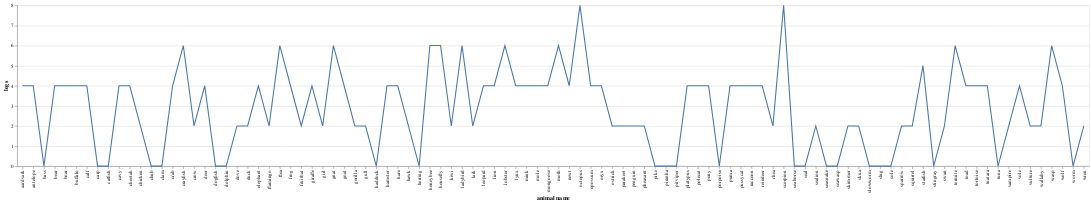

This figure's notebook cell:
### Code cell
alt.Chart(df_zoo).mark_line().encode(
    x='animal name',
    y='legs'
)

### Figure 1 — Vega-Lite specification as saved in the notebook (floating-point values rounded to 4 significant figures)
{"config": {"view": {"continuousWidth": 400, "continuousHeight": 300}}, "data": {"name": "data-7a89af1957c864562197de5ac7739910"}, "mark": "line", "encoding": {"x": {"type": "nominal", "field": "animal name"}, "y": {"type": "quantitative", "field": "legs"}}, "$schema": "https://vega.github.io/schema/vega-lite/v4.8.1.json", "datasets": {"data-7a89af1957c864562197de5ac7739910": [{"animal name": "aardvark", "hair": 1, "feathers": 0, "eggs": 0, "milk": 1, "airborne": 0, "aquatic": 0, "predator": 1, "toothed": 1, "backbone": 1, "breathes": 1, "venomous": 0, "fins": 0, "legs": 4, "tail": 0, "domestic": 0, " cat-size": 1, "type": 1}, {"animal name": "antelope", "hair": 1, "feathers": 0, "eggs": 0, "milk": 1, "airborne": 0, "aquatic": 0, "predator": 0, "toothed": 1, "backbone": 1, "breathes": 1, "venomous": 0, "fins": 0, "legs": 4, "tail": 1, "domestic": 0, " cat-size": 1, "type": 1}, {"animal name": "bass", "hair": 0, "feathers": 0, "eggs": 1, "milk": 0, "airborne": 0, "aquatic": 1, "predator": 1, "toothed": 1, "backbone": 1, "breathes": 0, "venomous": 0, "fins": 1, "legs": 0, "tail": 1, "domestic": 0, " cat-size": 0, "type": 4}, {"animal name": "bear", "hair": 1, "feathers": 0, "eggs": 0, "milk": 1, "airborne": 0, "aquatic": 0, "predator": 1, "toothed": 1, "backbone": 1, "breathes": 1, "venomous": 0, "fins": 0, "legs": 4, "tail": 0, "domestic": 0, " cat-size": 1, "type": 1}, {"animal name": "boar", "hair": 1, "feathers": 0, "eggs": 0, "milk": 1, "airborne": 0, "aquatic": 0, "predator": 1, "toothed": 1, "backbone": 1, "breathes": 1, "venomous": 0, "fins": 0, "legs": 4, "tail": 1, "domestic": 0, " cat-size": 1, "type": 1}, {"animal name": "buffalo", "hair": 1, "feathers": 0, "eggs": 0, "milk": 1, "airborne": 0, "aquatic": 0, "predator": 0, "toothed": 1, "backbone": 1, "breathes": 1, "venomous": 0, "fins": 0, "legs": 4, "tail": 1, "domestic": 0, " cat-size": 1, "type": 1}, {"animal name": "calf", "hair": 1, "feathers": 0, "eggs": 0, "milk": 1, "airborne": 0, "aquatic": 0, "predator": 0, "toothed": 1, "backbone": 1, "breathes": 1, "venomous": 0, "fins": 0, "legs": 4, "tail": 1, "domestic": 1, " cat-size": 1, "type": 1}, {"animal name": "carp", "hair": 0, "feathers": 0, "eggs": 1, "milk": 0, "airborne": 0, "aquatic": 1, "predator": 0, "toothed": 1, "backbone": 1, "breathes": 0, "venomous": 0, "fins": 1, "legs": 0, "tail": 1, "domestic": 1, " cat-size": 0, "type": 4}, {"animal name": "catfish", "hair": 0, "feathers": 0, "eggs": 1, "milk": 0, "airborne": 0, "aquatic": 1, "predator": 1, "toothed": 1, "backbone": 1, "breathes": 0, "venomous": 0, "fins": 1, "legs": 0, "tail": 1, "domestic": 0, " cat-size": 0, "type": 4}, {"animal name": "cavy", "hair": 1, "feathers": 0, "eggs": 0, "milk": 1, "airborne": 0, "aquatic": 0, "predator": 0, "toothed": 1, "backbone": 1, "breathes": 1, "venomous": 0, "fins": 0, "legs": 4, "tail": 0, "domestic": 1, " cat-size": 0, "type": 1}, {"animal name": "cheetah", "hair": 1, "feathers": 0, "eggs": 0, "milk": 1, "airborne": 0, "aquatic": 0, "predator": 1, "toothed": 1, "backbone": 1, "breathes": 1, "venomous": 0, "fins": 0, "legs": 4, "tail": 1, "domestic": 0, " cat-size": 1, "type": 1}, {"animal name": "chicken", "hair": 0, "feathers": 1, "eggs": 1, "milk": 0, "airborne": 1, "aquatic": 0, "predator": 0, "toothed": 0, "backbone": 1, "breathes": 1, "venomous": 0, "fins": 0, "legs": 2, "tail": 1, "domestic": 1, " cat-size": 0, "type": 2}, {"animal name": "chub", "hair": 0, "feathers": 0, "eggs": 1, "milk": 0, "airborne": 0, "aquatic": 1, "predator": 1, "toothed": 1, "backbone": 1, "breathes": 0, "venomous": 0, "fins": 1, "legs": 0, "tail": 1, "domestic": 0, " cat-size": 0, "type": 4}, {"animal name": "clam", "hair": 0, "feathers": 0, "eggs": 1, "milk": 0, "airborne": 0, "aquatic": 0, "predator": 1, "toothed": 0, "backbone": 0, "breathes": 0, "venomous": 0, "fins": 0, "legs": 0, "tail": 0, "domestic": 0, " cat-size": 0, "type": 7}, {"animal name": "crab", "hair": 0, "feathers": 0, "eggs": 1, "milk": 0, "airborne": 0, "aquatic": 1, "predator": 1, "toothed": 0, "backbone": 0, "breathes": 0, "venomous": 0, "fins": 0, "legs": 4, "tail": 0, "domestic": 0, " cat-size": 0, "type": 7}, {"animal name": "crayfish", "hair": 0, "feathers": 0, "eggs": 1, "milk": 0, "airborne": 0, "aquatic": 1, "predator": 1, "toothed": 0, "backbone": 0, "breathes": 0, "venomous": 0, "fins": 0, "legs": 6, "tail": 0, "domestic": 0, " cat-size": 0, "type": 7}, {"animal name": "crow", "hair": 0, "feathers": 1, "eggs": 1, "milk": 0, "airborne": 1, "aquatic": 0, "predator": 1, "toothed": 0, "backbone": 1, "breathes": 1, "venomous": 0, "fins": 0, "legs": 2, "tail": 1, "domestic": 0, " cat-size": 0, "type": 2}, {"animal name": "deer", "hair": 1, "feathers": 0, "eggs": 0, "milk": 1, "airborne": 0, "aquatic": 0, "predator": 0, "toothed": 1, "backbone": 1, "breathes": 1, "venomous": 0, "fins": 0, "legs": 4, "tail": 1, "domestic": 0, " cat-size": 1, "type": 1}, {"animal name": "dogfish", "hair": 0, "feathers": 0, "eggs": 1, "milk": 0, "airborne": 0, "aquatic": 1, "predator": 1, "toothed": 1, "backbone": 1, "breathes": 0, "venomous": 0, "fins": 1, "legs": 0, "tail": 1, "domestic": 0, " cat-size": 1, "type": 4}, {"animal name": "dolphin", "hair": 0, "feathers": 0, "eggs": 0, "milk": 1, "airborne": 0, "aquatic": 1, "predator": 1, "toothed": 1, "backbone": 1, "breathes": 1, "venomous": 0, "fins": 1, "legs": 0, "tail": 1, "domestic": 0, " cat-size": 1, "type": 1}, {"animal name": "dove", "hair": 0, "feathers": 1, "eggs": 1, "milk": 0, "airborne": 1, "aquatic": 0, "predator": 0, "toothed": 0, "backbone": 1, "breathes": 1, "venomous": 0, "fins": 0, "legs": 2, "tail": 1, "domestic": 1, " cat-size": 0, "type": 2}, {"animal name": "duck", "hair": 0, "feathers": 1, "eggs": 1, "milk": 0, "airborne": 1, "aquatic": 1, "predator": 0, "toothed": 0, "backbone": 1, "breathes": 1, "venomous": 0, "fins": 0, "legs": 2, "tail": 1, "domestic": 0, " cat-size": 0, "type": 2}, {"animal name": "elephant", "hair": 1, "feathers": 0, "eggs": 0, "milk": 1, "airborne": 0, "aquatic": 0, "predator": 0, "toothed": 1, "backbone": 1, "breathes": 1, "venomous": 0, "fins": 0, "legs": 4, "tail": 1, "domestic": 0, " cat-size": 1, "type": 1}, {"animal name": "flamingo", "hair": 0, "feathers": 1, "eggs": 1, "milk": 0, "airborne": 1, "aquatic": 0, "predator": 0, "toothed": 0, "backbone": 1, "breathes": 1, "venomous": 0, "fins": 0, "legs": 2, "tail": 1, "domestic": 0, " cat-size": 1, "type": 2}, {"animal name": "flea", "hair": 0, "feathers": 0, "eggs": 1, "milk": 0, "airborne": 0, "aquatic": 0, "predator": 0, "toothed": 0, "backbone": 0, "breathes": 1, "venomous": 0, "fins": 0, "legs": 6, "tail": 0, "domestic": 0, " cat-size": 0, "type": 6}, {"animal name": "frog", "hair": 0, "feathers": 0, "eggs": 1, "milk": 0, "airborne": 0, "aquatic": 1, "predator": 1, "toothed": 1, "backbone": 1, "breathes": 1, "venomous": 0, "fins": 0, "legs": 4, "tail": 0, "domestic": 0, " cat-size": 0, "type": 5}, {"animal name": "frog", "hair": 0, "feathers": 0, "eggs": 1, "milk": 0, "airborne": 0, "aquatic": 1, "predator": 1, "toothed": 1, "backbone": 1, "breathes": 1, "venomous": 1, "fins": 0, "legs": 4, "tail": 0, "domestic": 0, " cat-size": 0, "type": 5}, {"animal name": "fruitbat", "hair": 1, "feathers": 0, "eggs": 0, "milk": 1, "airborne": 1, "aquatic": 0, "predator": 0, "toothed": 1, "backbone": 1, "breathes": 1, "venomous": 0, "fins": 0, "legs": 2, "tail": 1, "domestic": 0, " cat-size": 0, "type": 1}, {"animal name": "giraffe", "hair": 1, "feathers": 0, "eggs": 0, "milk": 1, "airborne": 0, "aquatic": 0, "predator": 0, "toothed": 1, "backbone": 1, "breathes": 1, "venomous": 0, "fins": 0, "legs": 4, "tail": 1, "domestic": 0, " cat-size": 1, "type": 1}, {"animal name": "girl", "hair": 1, "feathers": 0, "eggs": 0, "milk": 1, "airborne": 0, "aquatic": 0, "predator": 1, "toothed": 1, "backbone": 1, "breathes": 1, "venomous": 0, "fins": 0, "legs": 2, "tail": 0, "domestic": 1, " cat-size": 1, "type": 1}, {"animal name": "gnat", "hair": 0, "feathers": 0, "eggs": 1, "milk": 0, "airborne": 1, "aquatic": 0, "predator": 0, "toothed": 0, "backbone": 0, "breathes": 1, "venomous": 0, "fins": 0, "legs": 6, "tail": 0, "domestic": 0, " cat-size": 0, "type": 6}, {"animal name": "goat", "hair": 1, "feathers": 0, "eggs": 0, "milk": 1, "airborne": 0, "aquatic": 0, "predator": 0, "toothed": 1, "backbone": 1, "breathes": 1, "venomous": 0, "fins": 0, "legs": 4, "tail": 1, "domestic": 1, " cat-size": 1, "type": 1}, {"animal name": "gorilla", "hair": 1, "feathers": 0, "eggs": 0, "milk": 1, "airborne": 0, "aquatic": 0, "predator": 0, "toothed": 1, "backbone": 1, "breathes": 1, "venomous": 0, "fins": 0, "legs": 2, "tail": 0, "domestic": 0, " cat-size": 1, "type": 1}, {"animal name": "gull", "hair": 0, "feathers": 1, "eggs": 1, "milk": 0, "airborne": 1, "aquatic": 1, "predator": 1, "toothed": 0, "backbone": 1, "breathes": 1, "venomous": 0, "fins": 0, "legs": 2, "tail": 1, "domestic": 0, " cat-size": 0, "type": 2}, {"animal name": "haddock", "hair": 0, "feathers": 0, "eggs": 1, "milk": 0, "airborne": 0, "aquatic": 1, "predator": 0, "toothed": 1, "backbone": 1, "breathes": 0, "venomous": 0, "fins": 1, "legs": 0, "tail": 1, "domestic": 0, " cat-size": 0, "type": 4}, {"animal name": "hamster", "hair": 1, "feathers": 0, "eggs": 0, "milk": 1, "airborne": 0, "aquatic": 0, "predator": 0, "toothed": 1, "backbone": 1, "breathes": 1, "venomous": 0, "fins": 0, "legs": 4, "tail": 1, "domestic": 1, " cat-size": 0, "type": 1}, {"animal name": "hare", "hair": 1, "feathers": 0, "eggs": 0, "milk": 1, "airborne": 0, "aquatic": 0, "predator": 0, "toothed": 1, "backbone": 1, "breathes": 1, "venomous": 0, "fins": 0, "legs": 4, "tail": 1, "domestic": 0, " cat-size": 0, "type": 1}, {"animal name": "hawk", "hair": 0, "feathers": 1, "eggs": 1, "milk": 0, "airborne": 1, "aquatic": 0, "predator": 1, "toothed": 0, "backbone": 1, "breathes": 1, "venomous": 0, "fins": 0, "legs": 2, "tail": 1, "domestic": 0, " cat-size": 0, "type": 2}, {"animal name": "herring", "hair": 0, "feathers": 0, "eggs": 1, "milk": 0, "airborne": 0, "aquatic": 1, "predator": 1, "toothed": 1, "backbone": 1, "breathes": 0, "venomous": 0, "fins": 1, "legs": 0, "tail": 1, "domestic": 0, " cat-size": 0, "type": 4}, {"animal name": "honeybee", "hair": 1, "feathers": 0, "eggs": 1, "milk": 0, "airborne": 1, "aquatic": 0, "predator": 0, "toothed": 0, "backbone": 0, "breathes": 1, "venomous": 1, "fins": 0, "legs": 6, "tail": 0, "domestic": 1, " cat-size": 0, "type": 6}, {"animal name": "housefly", "hair": 1, "feathers": 0, "eggs": 1, "milk": 0, "airborne": 1, "aquatic": 0, "predator": 0, "toothed": 0, "backbone": 0, "breathes": 1, "venomous": 0, "fins": 0, "legs": 6, "tail": 0, "domestic": 0, " cat-size": 0, "type": 6}, {"animal name": "kiwi", "hair": 0, "feathers": 1, "eggs": 1, "milk": 0, "airborne": 0, "aquatic": 0, "predator": 1, "toothed": 0, "backbone": 1, "breathes": 1, "venomous": 0, "fins": 0, "legs": 2, "tail": 1, "domestic": 0, " cat-size": 0, "type": 2}, {"animal name": "ladybird", "hair": 0, "feathers": 0, "eggs": 1, "milk": 0, "airborne": 1, "aquatic": 0, "predator": 1, "toothed": 0, "backbone": 0, "breathes": 1, "venomous": 0, "fins": 0, "legs": 6, "tail": 0, "domestic": 0, " cat-size": 0, "type": 6}, {"animal name": "lark", "hair": 0, "feathers": 1, "eggs": 1, "milk": 0, "airborne": 1, "aquatic": 0, "predator": 0, "toothed": 0, "backbone": 1, "breathes": 1, "venomous": 0, "fins": 0, "legs": 2, "tail": 1, "domestic": 0, " cat-size": 0, "type": 2}, {"animal name": "leopard", "hair": 1, "feathers": 0, "eggs": 0, "milk": 1, "airborne": 0, "aquatic": 0, "predator": 1, "toothed": 1, "backbone": 1, "breathes": 1, "venomous": 0, "fins": 0, "legs": 4, "tail": 1, "domestic": 0, " cat-size": 1, "type": 1}, {"animal name": "lion", "hair": 1, "feathers": 0, "eggs": 0, "milk": 1, "airborne": 0, "aquatic": 0, "predator": 1, "toothed": 1, "backbone": 1, "breathes": 1, "venomous": 0, "fins": 0, "legs": 4, "tail": 1, "domestic": 0, " cat-size": 1, "type": 1}, {"animal name": "lobster", "hair": 0, "feathers": 0, "eggs": 1, "milk": 0, "airborne": 0, "aquatic": 1, "predator": 1, "toothed": 0, "backbone": 0, "breathes": 0, "venomous": 0, "fins": 0, "legs": 6, "tail": 0, "domestic": 0, " cat-size": 0, "type": 7}, {"animal name": "lynx", "hair": 1, "feathers": 0, "eggs": 0, "milk": 1, "airborne": 0, "aquatic": 0, "predator": 1, "toothed": 1, "backbone": 1, "breathes": 1, "venomous": 0, "fins": 0, "legs": 4, "tail": 1, "domestic": 0, " cat-size": 1, "type": 1}, {"animal name": "mink", "hair": 1, "feathers": 0, "eggs": 0, "milk": 1, "airborne": 0, "aquatic": 1, "predator": 1, "toothed": 1, "backbone": 1, "breathes": 1, "venomous": 0, "fins": 0, "legs": 4, "tail": 1, "domestic": 0, " cat-size": 1, "type": 1}, {"animal name": "mole", "hair": 1, "feathers": 0, "eggs": 0, "milk": 1, "airborne": 0, "aquatic": 0, "predator": 1, "toothed": 1, "backbone": 1, "breathes": 1, "venomous": 0, "fins": 0, "legs": 4, "tail": 1, "domestic": 0, " cat-size": 0, "type": 1}, {"animal name": "mongoose", "hair": 1, "feathers": 0, "eggs": 0, "milk": 1, "airborne": 0, "aquatic": 0, "predator": 1, "toothed": 1, "backbone": 1, "breathes": 1, "venomous": 0, "fins": 0, "legs": 4, "tail": 1, "domestic": 0, " cat-size": 1, "type": 1}, {"animal name": "moth", "hair": 1, "feathers": 0, "eggs": 1, "milk": 0, "airborne": 1, "aquatic": 0, "predator": 0, "toothed": 0, "backbone": 0, "breathes": 1, "venomous": 0, "fins": 0, "legs": 6, "tail": 0, "domestic": 0, " cat-size": 0, "type": 6}, {"animal name": "newt", "hair": 0, "feathers": 0, "eggs": 1, "milk": 0, "airborne": 0, "aquatic": 1, "predator": 1, "toothed": 1, "backbone": 1, "breathes": 1, "venomous": 0, "fins": 0, "legs": 4, "tail": 1, "domestic": 0, " cat-size": 0, "type": 5}, {"animal name": "octopus", "hair": 0, "feathers": 0, "eggs": 1, "milk": 0, "airborne": 0, "aquatic": 1, "predator": 1, "toothed": 0, "backbone": 0, "breathes": 0, "venomous": 0, "fins": 0, "legs": 8, "tail": 0, "domestic": 0, " cat-size": 1, "type": 7}, {"animal name": "opossum", "hair": 1, "feathers": 0, "eggs": 0, "milk": 1, "airborne": 0, "aquatic": 0, "predator": 1, "toothed": 1, "backbone": 1, "breathes": 1, "venomous": 0, "fins": 0, "legs": 4, "tail": 1, "domestic": 0, " cat-size": 0, "type": 1}, {"animal name": "oryx", "hair": 1, "feathers": 0, "eggs": 0, "milk": 1, "airborne": 0, "aquatic": 0, "predator": 0, "toothed": 1, "backbone": 1, "breathes": 1, "venomous": 0, "fins": 0, "legs": 4, "tail": 1, "domestic": 0, " cat-size": 1, "type": 1}, {"animal name": "ostrich", "hair": 0, "feathers": 1, "eggs": 1, "milk": 0, "airborne": 0, "aquatic": 0, "predator": 0, "toothed": 0, "backbone": 1, "breathes": 1, "venomous": 0, "fins": 0, "legs": 2, "tail": 1, "domestic": 0, " cat-size": 1, "type": 2}, {"animal name": "parakeet", "hair": 0, "feathers": 1, "eggs": 1, "milk": 0, "airborne": 1, "aquatic": 0, "predator": 0, "toothed": 0, "backbone": 1, "breathes": 1, "venomous": 0, "fins": 0, "legs": 2, "tail": 1, "domestic": 1, " cat-size": 0, "type": 2}, {"animal name": "penguin", "hair": 0, "feathers": 1, "eggs": 1, "milk": 0, "airborne": 0, "aquatic": 1, "predator": 1, "toothed": 0, "backbone": 1, "breathes": 1, "venomous": 0, "fins": 0, "legs": 2, "tail": 1, "domestic": 0, " cat-size": 1, "type": 2}, {"animal name": "pheasant", "hair": 0, "feathers": 1, "eggs": 1, "milk": 0, "airborne": 1, "aquatic": 0, "predator": 0, "toothed": 0, "backbone": 1, "breathes": 1, "venomous": 0, "fins": 0, "legs": 2, "tail": 1, "domestic": 0, " cat-size": 0, "type": 2}, {"animal name": "pike", "hair": 0, "feathers": 0, "eggs": 1, "milk": 0, "airborne": 0, "aquatic": 1, "predator": 1, "toothed": 1, "backbone": 1, "breathes": 0, "venomous": 0, "fins": 1, "legs": 0, "tail": 1, "domestic": 0, " cat-size": 1, "type": 4}, {"animal name": "piranha", "hair": 0, "feathers": 0, "eggs": 1, "milk": 0, "airborne": 0, "aquatic": 1, "predator": 1, "toothed": 1, "backbone": 1, "breathes": 0, "venomous": 0, "fins": 1, "legs": 0, "tail": 1, "domestic": 0, " cat-size": 0, "type": 4}, {"animal name": "pitviper", "hair": 0, "feathers": 0, "eggs": 1, "milk": 0, "airborne": 0, "aquatic": 0, "predator": 1, "toothed": 1, "backbone": 1, "breathes": 1, "venomous": 1, "fins": 0, "legs": 0, "tail": 1, "domestic": 0, " cat-size": 0, "type": 3}, {"animal name": "platypus", "hair": 1, "feathers": 0, "eggs": 1, "milk": 1, "airborne": 0, "aquatic": 1, "predator": 1, "toothed": 0, "backbone": 1, "breathes": 1, "venomous": 0, "fins": 0, "legs": 4, "tail": 1, "domestic": 0, " cat-size": 1, "type": 1}, {"animal name": "polecat", "hair": 1, "feathers": 0, "eggs": 0, "milk": 1, "airborne": 0, "aquatic": 0, "predator": 1, "toothed": 1, "backbone": 1, "breathes": 1, "venomous": 0, "fins": 0, "legs": 4, "tail": 1, "domestic": 0, " cat-size": 1, "type": 1}, {"animal name": "pony", "hair": 1, "feathers": 0, "eggs": 0, "milk": 1, "airborne": 0, "aquatic": 0, "predator": 0, "toothed": 1, "backbone": 1, "breathes": 1, "venomous": 0, "fins": 0, "legs": 4, "tail": 1, "domestic": 1, " cat-size": 1, "type": 1}, {"animal name": "porpoise", "hair": 0, "feathers": 0, "eggs": 0, "milk": 1, "airborne": 0, "aquatic": 1, "predator": 1, "toothed": 1, "backbone": 1, "breathes": 1, "venomous": 0, "fins": 1, "legs": 0, "tail": 1, "domestic": 0, " cat-size": 1, "type": 1}, {"animal name": "puma", "hair": 1, "feathers": 0, "eggs": 0, "milk": 1, "airborne": 0, "aquatic": 0, "predator": 1, "toothed": 1, "backbone": 1, "breathes": 1, "venomous": 0, "fins": 0, "legs": 4, "tail": 1, "domestic": 0, " cat-size": 1, "type": 1}, {"animal name": "pussycat", "hair": 1, "feathers": 0, "eggs": 0, "milk": 1, "airborne": 0, "aquatic": 0, "predator": 1, "toothed": 1, "backbone": 1, "breathes": 1, "venomous": 0, "fins": 0, "legs": 4, "tail": 1, "domestic": 1, " cat-size": 1, "type": 1}, {"animal name": "raccoon", "hair": 1, "feathers": 0, "eggs": 0, "milk": 1, "airborne": 0, "aquatic": 0, "predator": 1, "toothed": 1, "backbone": 1, "breathes": 1, "venomous": 0, "fins": 0, "legs": 4, "tail": 1, "domestic": 0, " cat-size": 1, "type": 1}, {"animal name": "reindeer", "hair": 1, "feathers": 0, "eggs": 0, "milk": 1, "airborne": 0, "aquatic": 0, "predator": 0, "toothed": 1, "backbone": 1, "breathes": 1, "venomous": 0, "fins": 0, "legs": 4, "tail": 1, "domestic": 1, " cat-size": 1, "type": 1}, {"animal name": "rhea", "hair": 0, "feathers": 1, "eggs": 1, "milk": 0, "airborne": 0, "aquatic": 0, "predator": 1, "toothed": 0, "backbone": 1, "breathes": 1, "venomous": 0, "fins": 0, "legs": 2, "tail": 1, "domestic": 0, " cat-size": 1, "type": 2}, {"animal name": "scorpion", "hair": 0, "feathers": 0, "eggs": 0, "milk": 0, "airborne": 0, "aquatic": 0, "predator": 1, "toothed": 0, "backbone": 0, "breathes": 1, "venomous": 1, "fins": 0, "legs": 8, "tail": 1, "domestic": 0, " cat-size": 0, "type": 7}, {"animal name": "seahorse", "hair": 0, "feathers": 0, "eggs": 1, "milk": 0, "airborne": 0, "aquatic": 1, "predator": 0, "toothed": 1, "backbone": 1, "breathes": 0, "venomous": 0, "fins": 1, "legs": 0, "tail": 1, "domestic": 0, " cat-size": 0, "type": 4}, {"animal name": "seal", "hair": 1, "feathers": 0, "eggs": 0, "milk": 1, "airborne": 0, "aquatic": 1, "predator": 1, "toothed": 1, "backbone": 1, "breathes": 1, "venomous": 0, "fins": 1, "legs": 0, "tail": 0, "domestic": 0, " cat-size": 1, "type": 1}, {"animal name": "sealion", "hair": 1, "feathers": 0, "eggs": 0, "milk": 1, "airborne": 0, "aquatic": 1, "predator": 1, "toothed": 1, "backbone": 1, "breathes": 1, "venomous": 0, "fins": 1, "legs": 2, "tail": 1, "domestic": 0, " cat-size": 1, "type": 1}, {"animal name": "seasnake", "hair": 0, "feathers": 0, "eggs": 0, "milk": 0, "airborne": 0, "aquatic": 1, "predator": 1, "toothed": 1, "backbone": 1, "breathes": 0, "venomous": 1, "fins": 0, "legs": 0, "tail": 1, "domestic": 0, " cat-size": 0, "type": 3}, {"animal name": "seawasp", "hair": 0, "feathers": 0, "eggs": 1, "milk": 0, "airborne": 0, "aquatic": 1, "predator": 1, "toothed": 0, "backbone": 0, "breathes": 0, "venomous": 1, "fins": 0, "legs": 0, "tail": 0, "domestic": 0, " cat-size": 0, "type": 7}, {"animal name": "skimmer", "hair": 0, "feathers": 1, "eggs": 1, "milk": 0, "airborne": 1, "aquatic": 1, "predator": 1, "toothed": 0, "backbone": 1, "breathes": 1, "venomous": 0, "fins": 0, "legs": 2, "tail": 1, "domestic": 0, " cat-size": 0, "type": 2}, {"animal name": "skua", "hair": 0, "feathers": 1, "eggs": 1, "milk": 0, "airborne": 1, "aquatic": 1, "predator": 1, "toothed": 0, "backbone": 1, "breathes": 1, "venomous": 0, "fins": 0, "legs": 2, "tail": 1, "domestic": 0, " cat-size": 0, "type": 2}, {"animal name": "slowworm", "hair": 0, "feathers": 0, "eggs": 1, "milk": 0, "airborne": 0, "aquatic": 0, "predator": 1, "toothed": 1, "backbone": 1, "breathes": 1, "venomous": 0, "fins": 0, "legs": 0, "tail": 1, "domestic": 0, " cat-size": 0, "type": 3}, {"animal name": "slug", "hair": 0, "feathers": 0, "eggs": 1, "milk": 0, "airborne": 0, "aquatic": 0, "predator": 0, "toothed": 0, "backbone": 0, "breathes": 1, "venomous": 0, "fins": 0, "legs": 0, "tail": 0, "domestic": 0, " cat-size": 0, "type": 7}, {"animal name": "sole", "hair": 0, "feathers": 0, "eggs": 1, "milk": 0, "airborne": 0, "aquatic": 1, "predator": 0, "toothed": 1, "backbone": 1, "breathes": 0, "venomous": 0, "fins": 1, "legs": 0, "tail": 1, "domestic": 0, " cat-size": 0, "type": 4}, {"animal name": "sparrow", "hair": 0, "feathers": 1, "eggs": 1, "milk": 0, "airborne": 1, "aquatic": 0, "predator": 0, "toothed": 0, "backbone": 1, "breathes": 1, "venomous": 0, "fins": 0, "legs": 2, "tail": 1, "domestic": 0, " cat-size": 0, "type": 2}, {"animal name": "squirrel", "hair": 1, "feathers": 0, "eggs": 0, "milk": 1, "airborne": 0, "aquatic": 0, "predator": 0, "toothed": 1, "backbone": 1, "breathes": 1, "venomous": 0, "fins": 0, "legs": 2, "tail": 1, "domestic": 0, " cat-size": 0, "type": 1}, {"animal name": "starfish", "hair": 0, "feathers": 0, "eggs": 1, "milk": 0, "airborne": 0, "aquatic": 1, "predator": 1, "toothed": 0, "backbone": 0, "breathes": 0, "venomous": 0, "fins": 0, "legs": 5, "tail": 0, "domestic": 0, " cat-size": 0, "type": 7}, {"animal name": "stingray", "hair": 0, "feathers": 0, "eggs": 1, "milk": 0, "airborne": 0, "aquatic": 1, "predator": 1, "toothed": 1, "backbone": 1, "breathes": 0, "venomous": 1, "fins": 1, "legs": 0, "tail": 1, "domestic": 0, " cat-size": 1, "type": 4}, {"animal name": "swan", "hair": 0, "feathers": 1, "eggs": 1, "milk": 0, "airborne": 1, "aquatic": 1, "predator": 0, "toothed": 0, "backbone": 1, "breathes": 1, "venomous": 0, "fins": 0, "legs": 2, "tail": 1, "domestic": 0, " cat-size": 1, "type": 2}, {"animal name": "termite", "hair": 0, "feathers": 0, "eggs": 1, "milk": 0, "airborne": 0, "aquatic": 0, "predator": 0, "toothed": 0, "backbone": 0, "breathes": 1, "venomous": 0, "fins": 0, "legs": 6, "tail": 0, "domestic": 0, " cat-size": 0, "type": 6}, {"animal name": "toad", "hair": 0, "feathers": 0, "eggs": 1, "milk": 0, "airborne": 0, "aquatic": 1, "predator": 0, "toothed": 1, "backbone": 1, "breathes": 1, "venomous": 0, "fins": 0, "legs": 4, "tail": 0, "domestic": 0, " cat-size": 0, "type": 5}, {"animal name": "tortoise", "hair": 0, "feathers": 0, "eggs": 1, "milk": 0, "airborne": 0, "aquatic": 0, "predator": 0, "toothed": 0, "backbone": 1, "breathes": 1, "venomous": 0, "fins": 0, "legs": 4, "tail": 1, "domestic": 0, " cat-size": 1, "type": 3}, {"animal name": "tuatara", "hair": 0, "feathers": 0, "eggs": 1, "milk": 0, "airborne": 0, "aquatic": 0, "predator": 1, "toothed": 1, "backbone": 1, "breathes": 1, "venomous": 0, "fins": 0, "legs": 4, "tail": 1, "domestic": 0, " cat-size": 0, "type": 3}, {"animal name": "tuna", "hair": 0, "feathers": 0, "eggs": 1, "milk": 0, "airborne": 0, "aquatic": 1, "predator": 1, "toothed": 1, "backbone": 1, "breathes": 0, "venomous": 0, "fins": 1, "legs": 0, "tail": 1, "domestic": 0, " cat-size": 1, "type": 4}, {"animal name": "vampire", "hair": 1, "feathers": 0, "eggs": 0, "milk": 1, "airborne": 1, "aquatic": 0, "predator": 0, "toothed": 1, "backbone": 1, "breathes": 1, "venomous": 0, "fins": 0, "legs": 2, "tail": 1, "domestic": 0, " cat-size": 0, "type": 1}, {"animal name": "vole", "hair": 1, "feathers": 0, "eggs": 0, "milk": 1, "airborne": 0, "aquatic": 0, "predator": 0, "toothed": 1, "backbone": 1, "breathes": 1, "venomous": 0, "fins": 0, "legs": 4, "tail": 1, "domestic": 0, " cat-size": 0, "type": 1}, {"animal name": "vulture", "hair": 0, "feathers": 1, "eggs": 1, "milk": 0, "airborne": 1, "aquatic": 0, "predator": 1, "toothed": 0, "backbone": 1, "breathes": 1, "venomous": 0, "fins": 0, "legs": 2, "tail": 1, "domestic": 0, " cat-size": 1, "type": 2}, {"animal name": "wallaby", "hair": 1, "feathers": 0, "eggs": 0, "milk": 1, "airborne": 0, "aquatic": 0, "predator": 0, "toothed": 1, "backbone": 1, "breathes": 1, "venomous": 0, "fins": 0, "legs": 2, "tail": 1, "domestic": 0, " cat-size": 1, "type": 1}, {"animal name": "wasp", "hair": 1, "feathers": 0, "eggs": 1, "milk": 0, "airborne": 1, "aquatic": 0, "predator": 0, "toothed": 0, "backbone": 0, "breathes": 1, "venomous": 1, "fins": 0, "legs": 6, "tail": 0, "domestic": 0, " cat-size": 0, "type": 6}, {"animal name": "wolf", "hair": 1, "feathers": 0, "eggs": 0, "milk": 1, "airborne": 0, "aquatic": 0, "predator": 1, "toothed": 1, "backbone": 1, "breathes": 1, "venomous": 0, "fins": 0, "legs": 4, "tail": 1, "domestic": 0, " cat-size": 1, "type": 1}, {"animal name": "worm", "hair": 0, "feathers": 0, "eggs": 1, "milk": 0, "airborne": 0, "aquatic": 0, "predator": 0, "toothed": 0, "backbone": 0, "breathes": 1, "venomous": 0, "fins": 0, "legs": 0, "tail": 0, "domestic": 0, " cat-size": 0, "type": 7}, {"animal name": "wren", "hair": 0, "feathers": 1, "eggs": 1, "milk": 0, "airborne": 1, "aquatic": 0, "predator": 0, "toothed": 0, "backbone": 1, "breathes": 1, "venomous": 0, "fins": 0, "legs": 2, "tail": 1, "domestic": 0, " cat-size": 0, "type": 2}]}}
